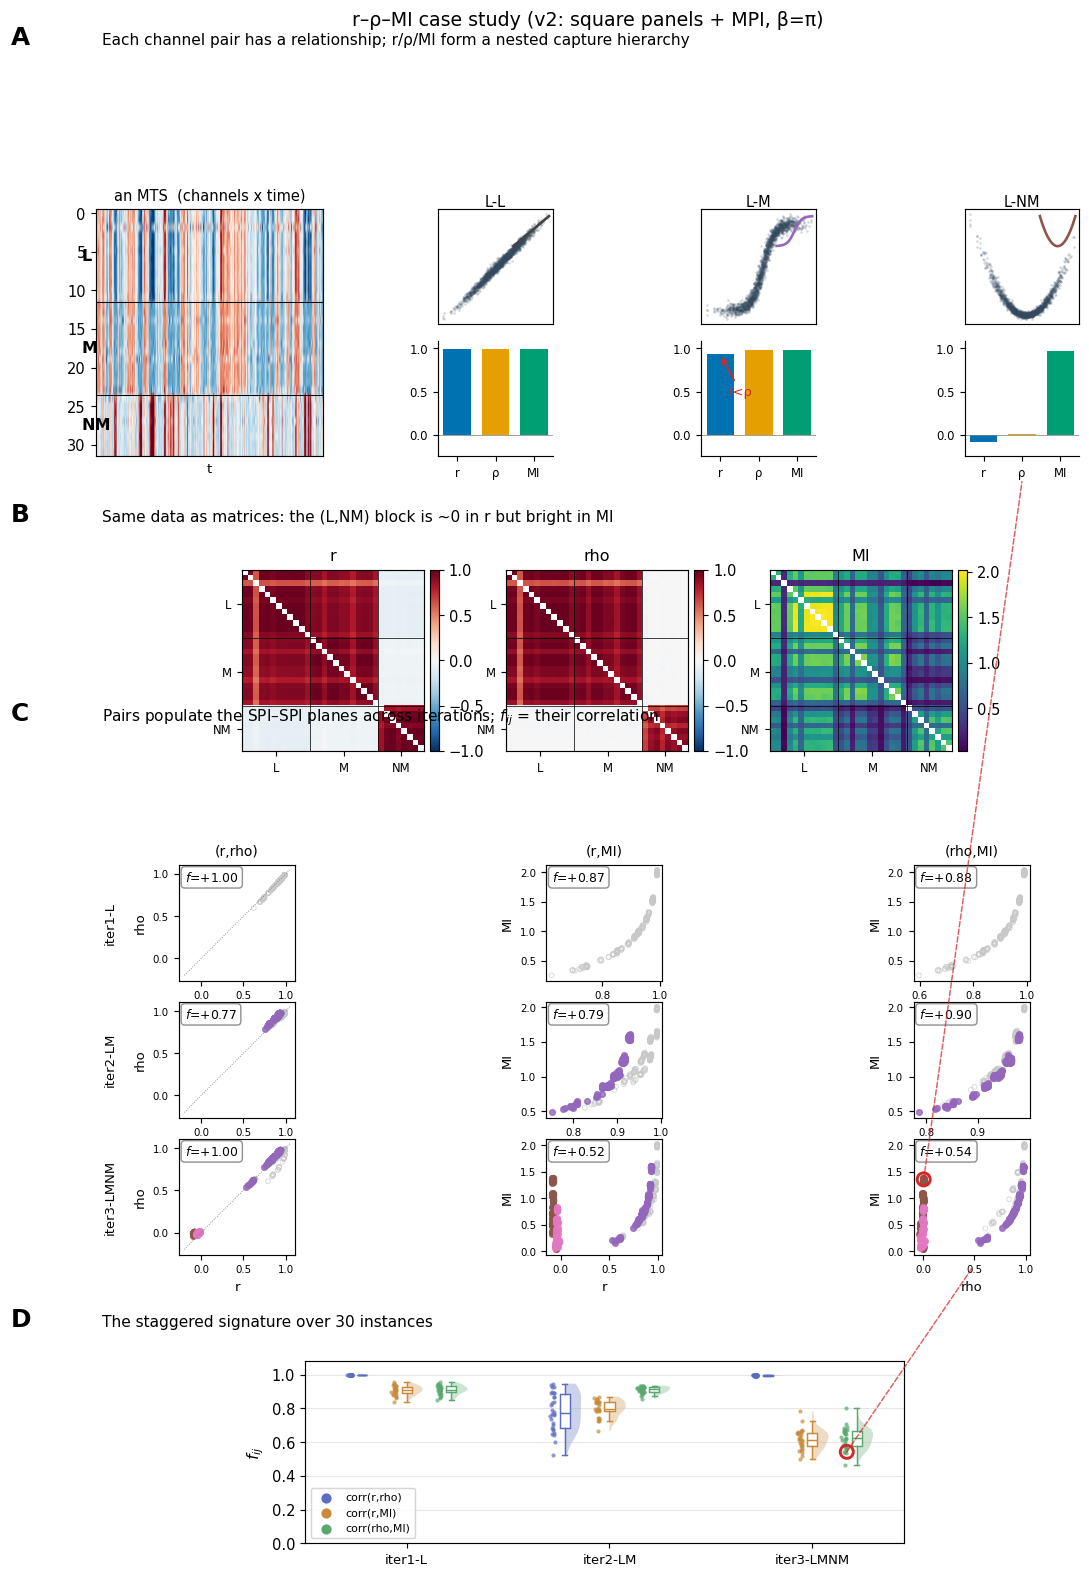

Source code (Python):
import json, numpy as np
from pathlib import Path
import matplotlib; matplotlib.use("Agg")
import matplotlib.pyplot as plt
from matplotlib.patches import ConnectionPatch
from src.utils import project_root

RUN = project_root() / "data/r_rho_mi/260624_g-roll"     # beta = pi
ABBR = {"linear": "L", "monotonic": "M", "non-monotonic": "NM"}
SPI = {"r": "#0072B2", "rho": "#E69F00", "MI": "#009E73"}
PAIRCOL = {"L-M": "#9467bd", "L-NM": "#8c564b", "M-NM": "#e377c2"}
SAME = "#c8c8c8"; ACCENT = "#d62728"
FEAT = ["corr(r,rho)", "corr(r,MI)", "corr(rho,MI)"]
FEATCOL = {"corr(r,rho)": "#5b6dbf", "corr(r,MI)": "#c98a3a", "corr(rho,MI)": "#5aa86f"}
ITERS = ["iter1_L", "iter2_LM", "iter3_LMNM"]
PLANES = [("r", "rho"), ("r", "MI"), ("rho", "MI")]

def _km(f):
    km = {}
    for k in f:
        kl = k.lower()
        if "cov" in kl or "empirical" in kl: km["r"] = k
        elif "spearman" in kl: km["rho"] = k
        elif "mi_" in kl or "kraskov" in kl: km["MI"] = k
    return km
def load(d):
    d = Path(d); npz = np.load(d/"spi_mpis.npz"); km = _km(npz.files)
    return np.load(d/"timeseries.npy"), {k: npz[km[k]] for k in ("r","rho","MI")}, json.loads((d/"meta.json").read_text())["generator"]
def linf(x): return float(np.sqrt(np.clip(1-np.exp(-2*max(x,0)),0,1)))
def od(M): iu = np.triu_indices(M.shape[0],1); return M[iu]
def fc(a,b): return float(np.corrcoef(a,b)[0,1])
def find_pair(meta,tx,ty,snr="high"):
    types,noise = meta["types"],meta["noise_stds"]; want={tx,ty}
    c=[(i,j) for i in range(len(types)) for j in range(i+1,len(types)) if {ABBR[types[i]],ABBR[types[j]]}==want]
    c.sort(key=lambda ij:noise[ij[0]]+noise[ij[1]]); return {"high":c[0],"low":c[-1],"median":c[len(c)//2]}[snr]
def glyph(ax,kind,color="k"):
    t=np.linspace(-1,1,80); y={"line":t,"S":np.tanh(2.5*t),"U":t**2*2-1}[kind]
    ax.plot(t,y,color=color,lw=1.8); ax.set_xlim(-1.1,1.1); ax.set_ylim(-1.3,1.3); ax.axis("off")
def sq(ax): ax.set_box_aspect(1)

fig = plt.figure(figsize=(12.5, 16.5))
g = fig.add_gridspec(4, 1, height_ratios=[1.9, 1.5, 3.0, 1.4], hspace=0.42)

# ============ Panel A: dependency alphabet ============
ts3, mp3, meta3 = load(RUN/"iter3_LMNM/M32_T2000_I0"); types3 = meta3["types"]
order = np.argsort([{"linear":0,"monotonic":1,"non-monotonic":2}[t] for t in types3], kind="stable")
gsA = g[0].subgridspec(2, 4, width_ratios=[1.25,1,1,1], height_ratios=[1,1], hspace=0.15, wspace=0.42)
axM = fig.add_subplot(gsA[:,0])
axM.imshow(ts3[:400, order].T, aspect="auto", cmap="RdBu_r", vmin=-2.5, vmax=2.5)
axM.set_title("an MTS  (channels x time)", fontsize=10); axM.set_xlabel("t", fontsize=9); axM.set_xticks([])
for b in (11.5,23.5): axM.axhline(b, color="k", lw=0.7)
for cen,lab in [(5.5,"L"),(17.5,"M"),(27.5,"NM")]: axM.text(-26,cen,lab,fontsize=11,fontweight="bold",va="center")
A_bars = {}
for c,(tx,ty,gl) in enumerate([("L","L","line"),("L","M","S"),("L","NM","U")]):
    i,j = find_pair(meta3,tx,ty,"high")
    axp = fig.add_subplot(gsA[0,c+1]); axb = fig.add_subplot(gsA[1,c+1]); A_bars[(tx,ty)] = axb
    axp.scatter(ts3[:,i],ts3[:,j],s=3,alpha=0.22,color="#34495e",linewidths=0); sq(axp)
    axp.set_xticks([]); axp.set_yticks([]); axp.set_title(f"{tx}-{ty}",fontsize=10,pad=2)
    gi = axp.inset_axes([0.64,0.64,0.34,0.34]); glyph(gi,gl,PAIRCOL.get(f"{tx}-{ty}","#444"))
    r,rho,mi_ = mp3["r"][i,j],mp3["rho"][i,j],linf(mp3["MI"][i,j])
    axb.bar(["r","ρ","MI"],[r,rho,mi_],color=[SPI["r"],SPI["rho"],SPI["MI"]],width=0.72); sq(axb)
    axb.axhline(0,color="grey",lw=0.5); axb.set_ylim(-0.25,1.08); axb.set_yticks([0,0.5,1.0]); axb.tick_params(labelsize=8)
    for s in ("top","right"): axb.spines[s].set_visible(False)
    if (tx,ty)==("L","M"):   # callout: the subtle monotone-nl r-drop
        axb.annotate("r<ρ", xy=(0,r), xytext=(0.2,0.45), fontsize=9, color=ACCENT,
                     arrowprops=dict(arrowstyle="->", color=ACCENT, lw=1.2))
fig.text(0.06,0.975,"A",fontsize=17,fontweight="bold")
fig.text(0.13,0.975,"Each channel pair has a relationship; r/ρ/MI form a nested capture hierarchy",fontsize=10.5)

# ============ Panel B: type-ordered MPI heatmaps (iter3) ============
gsB = g[1].subgridspec(1, 5, width_ratios=[0.4,1,1,1,0.4], wspace=0.45)
blocks = {t:[k for k,a in enumerate([ABBR[types3[m]] for m in order]) if a==t] for t in ("L","M","NM")}
for c,key in enumerate(("r","rho","MI")):
    ax = fig.add_subplot(gsB[0,c+1]); Mre = mp3[key][np.ix_(order,order)].astype(float); np.fill_diagonal(Mre,np.nan)
    im = ax.imshow(Mre, cmap="RdBu_r", vmin=-1, vmax=1) if key!="MI" else ax.imshow(Mre, cmap="viridis"); sq(ax)
    fig.colorbar(im, ax=ax, fraction=0.046, pad=0.03)
    ax.set_title(key, fontsize=11)
    for idx in blocks.values(): ax.axhline(idx[-1]+0.5,color="k",lw=0.5); ax.axvline(idx[-1]+0.5,color="k",lw=0.5)
    tk=[np.mean(idx) for idx in blocks.values()]; ax.set_xticks(tk); ax.set_yticks(tk)
    ax.set_xticklabels(blocks.keys(),fontsize=8); ax.set_yticklabels(blocks.keys(),fontsize=8)
fig.text(0.06,0.70,"B",fontsize=17,fontweight="bold")
fig.text(0.13,0.70,"Same data as matrices: the (L,NM) block is ~0 in r but bright in MI",fontsize=10.5)

# ============ Panel C: 3x3 SPI-SPI planes (square) ============
gsC = g[2].subgridspec(3, 3, hspace=0.18, wspace=0.30)
exem = find_pair(meta3,"L","NM","high"); C_target=None
for ri,it in enumerate(ITERS):
    _,mp,meta = load(RUN/f"{it}/M32_T2000_I0"); types=meta["types"]; iu=np.triu_indices(len(types),1)
    labs=np.array(["-".join(sorted([ABBR[types[i]],ABBR[types[j]]])) for i,j in zip(*iu)])
    same=np.array([l.split("-")[0]==l.split("-")[1] for l in labs])
    for ci,(sx,sy) in enumerate(PLANES):
        ax=fig.add_subplot(gsC[ri,ci]); sq(ax); xv,yv=mp[sx][iu],mp[sy][iu]
        ax.scatter(xv[same],yv[same],s=11,facecolors="none",edgecolors=SAME,linewidths=0.6,alpha=0.7)
        for lab,col in PAIRCOL.items():
            m=labs==lab
            if m.any(): ax.scatter(xv[m],yv[m],s=15,color=col,alpha=0.8)
        if sx=="r" and sy=="rho": ax.plot([-0.2,1.05],[-0.2,1.05],ls=":",color="grey",lw=0.6)
        ax.text(0.05,0.95,f"$f$={fc(xv,yv):+.2f}",transform=ax.transAxes,va="top",fontsize=8.5,
                bbox=dict(boxstyle="round",fc="white",ec="grey",alpha=0.85))
        ax.tick_params(labelsize=7)
        if ri==2: ax.set_xlabel(sx,fontsize=9)
        if ci==0: ax.set_ylabel(f"{it.replace('_','-')}\n\n{sy}",fontsize=9)
        else: ax.set_ylabel(sy,fontsize=9)
        if ri==0: ax.set_title(f"({sx},{sy})",fontsize=9.5)
        if it=="iter3_LMNM" and (sx,sy)==("rho","MI"):
            a,b=exem; ax.scatter([mp["rho"][a,b]],[mp["MI"][a,b]],s=80,facecolors="none",edgecolors=ACCENT,linewidths=2,zorder=5)
            C_target=(ax,mp["rho"][a,b],mp["MI"][a,b])
fig.text(0.06,0.585,"C",fontsize=17,fontweight="bold")
fig.text(0.13,0.585,"Pairs populate the SPI–SPI planes across iterations; $f_{ij}$ = their correlation",fontsize=10.5)

# ============ Panel D: compact raincloud ============
gsD = g[3].subgridspec(1, 3, width_ratios=[0.5,2.0,0.5])
axD = fig.add_subplot(gsD[0,1])
samp = {p: [] for p in FEAT}
for it in ITERS:
    per={p:[] for p in FEAT}
    for d in sorted((RUN/it).glob("M32_T2000_I*")):
        _,mp,_=load(d); rv,sv,iv=od(mp["r"]),od(mp["rho"]),od(mp["MI"])
        per["corr(r,rho)"].append(fc(rv,sv)); per["corr(r,MI)"].append(fc(rv,iv)); per["corr(rho,MI)"].append(fc(sv,iv))
    for p in FEAT: samp[p].append(np.array(per[p]))
offs={"corr(r,rho)":-0.22,"corr(r,MI)":0,"corr(rho,MI)":0.22}; rng=np.random.default_rng(0)
for p in FEAT:
    col=FEATCOL[p]
    for ii,data in enumerate(samp[p]):
        pos=ii+offs[p]
        if np.std(data)>1e-9:
            for bb in axD.violinplot([data],positions=[pos],widths=0.16,showextrema=False)["bodies"]:
                v=bb.get_paths()[0].vertices; v[:,0]=np.clip(v[:,0],pos,np.inf); bb.set_facecolor(col); bb.set_alpha(0.3); bb.set_edgecolor("none")
        axD.boxplot([data],positions=[pos],widths=0.05,showfliers=False,patch_artist=True,
                    boxprops=dict(facecolor="white",edgecolor=col),medianprops=dict(color=col),whiskerprops=dict(color=col),capprops=dict(color=col))
        jit=pos-0.05-np.abs(rng.normal(0,0.011,len(data))); axD.scatter(jit,data,s=8,color=col,alpha=0.7,linewidths=0,zorder=3)
    axD.scatter([],[],color=col,label=p)
y0=samp["corr(rho,MI)"][2][0]; xD=2+offs["corr(rho,MI)"]-0.05
axD.scatter([xD],[y0],s=80,facecolors="none",edgecolors=ACCENT,linewidths=2,zorder=6)
axD.set_xticks(range(3)); axD.set_xticklabels([it.replace("_","-") for it in ITERS],fontsize=9); axD.set_ylim(0,1.08); axD.set_xlim(-0.5,2.45)
axD.set_ylabel(r"$f_{ij}$",fontsize=11); axD.legend(fontsize=7.5,loc="lower left",ncol=1); axD.grid(True,axis="y",alpha=0.3)
fig.text(0.06,0.235,"D",fontsize=17,fontweight="bold")
fig.text(0.13,0.235,"The staggered signature over 30 instances",fontsize=10.5)

# ============ Telescope (one exemplar L-NM pair) ============
if C_target:
    axc,rx,my = C_target
    fig.add_artist(ConnectionPatch(xyA=(xD,y0),coordsA=axD.transData,xyB=(0.5,-0.12),coordsB=axc.transAxes,
                                   color=ACCENT,lw=1.0,alpha=0.75,arrowstyle="-",linestyle="--"))
    fig.add_artist(ConnectionPatch(xyA=(rx,my),coordsA=axc.transData,xyB=(0.5,-0.22),coordsB=A_bars[("L","NM")].transAxes,
                                   color=ACCENT,lw=1.0,alpha=0.75,arrowstyle="-",linestyle="--"))

fig.suptitle("r–ρ–MI case study (v2: square panels + MPI, β=π)", y=0.995, fontsize=13)
fig.savefig("/tmp/figure_v2.png", dpi=105, bbox_inches="tight")
print("saved /tmp/figure_v2.png")
